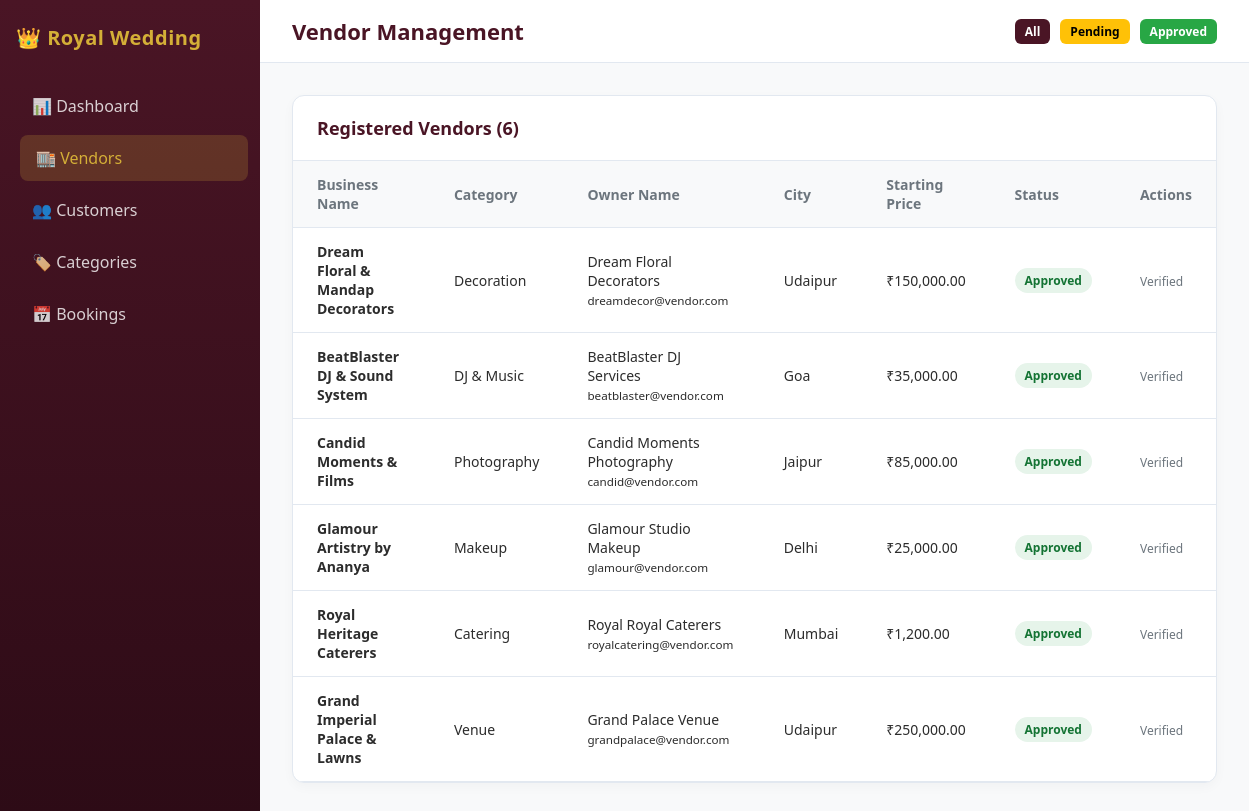
The app's page /admin/vendors.php with its own data.
### tables this page shows
CREATE TABLE IF NOT EXISTS `vendors` (
  `id` INT AUTO_INCREMENT PRIMARY KEY,
  `user_id` INT NOT NULL,
  `business_name` VARCHAR(150) NOT NULL,
  `category_id` INT NOT NULL,
  `city` VARCHAR(100) NOT NULL,
  `address` TEXT DEFAULT NULL,
  `starting_price` DECIMAL(10, 2) NOT NULL DEFAULT 0.00,
  `description` TEXT DEFAULT NULL,
  `rating` DECIMAL(3, 2) NOT NULL DEFAULT 0.00,
  `total_reviews` INT NOT NULL DEFAULT 0,
  `status` ENUM('pending', 'approved', 'rejected') NOT NULL DEFAULT 'pending',
  `created_at` TIMESTAMP DEFAULT CURRENT_TIMESTAMP,
  `updated_at` TIMESTAMP DEFAULT CURRENT_TIMESTAMP ON UPDATE CURRENT_TIMESTAMP,
  FOREIGN KEY (`user_id`) REFERENCES `users`(`id`) ON DELETE CASCADE,
  FOREIGN KEY (`category_id`) REFERENCES `categories`(`id`) ON DELETE CASCADE
);

CREATE TABLE IF NOT EXISTS `categories` (
  `id` INT AUTO_INCREMENT PRIMARY KEY,
  `name` VARCHAR(100) NOT NULL UNIQUE,
  `icon` VARCHAR(50) DEFAULT 'celebration',
  `image_url` VARCHAR(255) DEFAULT NULL,
  `description` TEXT DEFAULT NULL,
  `is_active` TINYINT(1) DEFAULT 1,
  `created_at` TIMESTAMP DEFAULT CURRENT_TIMESTAMP
);

CREATE TABLE IF NOT EXISTS `users` (
  `id` INT AUTO_INCREMENT PRIMARY KEY,
  `full_name` VARCHAR(100) NOT NULL,
  `email` VARCHAR(100) NOT NULL UNIQUE,
  `password_hash` VARCHAR(255) NOT NULL,
  `phone` VARCHAR(20) DEFAULT NULL,
  `role` ENUM('customer', 'vendor', 'admin') NOT NULL DEFAULT 'customer',
  `profile_image` VARCHAR(255) DEFAULT NULL,
  `status` ENUM('active', 'inactive', 'suspended') NOT NULL DEFAULT 'active',
  `created_at` TIMESTAMP DEFAULT CURRENT_TIMESTAMP,
  `updated_at` TIMESTAMP DEFAULT CURRENT_TIMESTAMP ON UPDATE CURRENT_TIMESTAMP
);

### admin/vendors.php (the view, shortened to what this page needs)
<?php
$db = (new Database())->getConnection();
$query = "SELECT v.*, c.name as category_name, u.full_name as owner_name, u.email, u.phone FROM vendors v JOIN categories c ON v.category_id = c.id JOIN users u ON v.user_id = u.id";
$query .= " ORDER BY v.id DESC";
$vendors = $db->query($query)->fetchAll();
?>
<!DOCTYPE html>
<html lang="en">
<head>
    <link rel="stylesheet" href="css/style.css">
</head>
<body>
    <div class="sidebar">
        <div class="brand">👑 Royal Wedding</div>
        <nav>
            <a href="index.php">📊 Dashboard</a>
            <a href="vendors.php" class="active">🏬 Vendors</a>
            <a href="customers.php">👥 Customers</a>
            <a href="categories.php">🏷️ Categories</a>
            <a href="bookings.php">📅 Bookings</a>
        </nav>
    </div>
    <div class="main-wrapper">
        <header>
            <h1>Vendor Management</h1>
            <div style="display: flex; gap: 10px;">
                <a href="vendors.php" class="btn btn-primary btn-sm">All</a>
                <a href="vendors.php?status=pending" class="btn btn-sm" style="background:#FFC107; color:black;">Pending</a>
                <a href="vendors.php?status=approved" class="btn btn-success btn-sm">Approved</a>
            </div>
        </header>
        <div class="content">
            <div class="card-table">
                <div class="table-header">
                    <h2>Registered Vendors (<?= count($vendors) ?>)</h2>
                </div>
                <table>
                    <thead>
                        <tr>
                            <th>Business Name</th>
                            <th>Category</th>
                            <th>Owner Name</th>
                            <th>City</th>
                            <th>Starting Price</th>
                            <th>Status</th>
                            <th>Actions</th>
                        </tr>
                    </thead>
                    <tbody>
                        <?php foreach ($vendors as $v): ?>
                        <tr>
                            <td><strong><?= htmlspecialchars($v['business_name']) ?></strong></td>
                            <td><?= htmlspecialchars($v['category_name']) ?></td>
                            <td><?= htmlspecialchars($v['owner_name']) ?><br><small><?= htmlspecialchars($v['email']) ?></small></td>
                            <td><?= htmlspecialchars($v['city']) ?></td>
                            <td>₹<?= number_format($v['starting_price'], 2) ?></td>
                            <td><span class="badge badge-<?= strtolower($v['status']) ?>"><?= ucfirst($v['status']) ?></span></td>
                            <td>
                                <?php if ($v['status'] === 'pending'): ?>
                                    <a href="vendors.php?action=approve&id=<?= $v['id'] ?>" class="btn btn-success btn-sm">Approve</a>
                                    <a href="vendors.php?action=reject&id=<?= $v['id'] ?>" class="btn btn-danger btn-sm">Reject</a>
                                <?php else: ?>
                                    <span style="color: var(--text-muted); font-size: 12px;">Verified</span>
                                <?php endif; ?>
                            </td>
                        </tr>
                        <?php endforeach; ?>
                    </tbody>
                </table>
            </div>
        </div>
    </div>
</body>
</html>

### admin/css/style.css (style rules this page uses)
:root { --primary: #4A1525; --primary-light: #7A283E; --accent: #D4AF37; --accent-light: #F4E8C1; --bg-dark: #1A1A24; --card-bg: #FFFFFF; --text-dark: #2C2C2C; --text-muted: #6C757D; --border-color: #E2E8F0; --success: #28A745; --warning: #FFC107; --danger: #DC3545; }
* { margin: 0; padding: 0; box-sizing: border-box; font-family: 'Segoe UI', system-ui, -apple-system, sans-serif; }
body { background-color: #F8F9FA; color: var(--text-dark); display: flex; min-height: 100vh; }
.sidebar { width: 260px; background: linear-gradient(180deg, var(--primary) 0%, #2D0B16 100%); color: #FFFFFF; padding: 24px 16px; flex-shrink: 0; }
.sidebar .brand { font-size: 20px; font-weight: 700; color: var(--accent); margin-bottom: 32px; display: flex; align-items: center; gap: 10px; letter-spacing: 0.5px; }
.sidebar nav { display: flex; flex-direction: column; gap: 6px; }
.sidebar nav a { color: rgba(255,255,255,0.8); text-decoration: none; padding: 12px 16px; border-radius: 8px; font-weight: 500; display: flex; align-items: center; gap: 12px; transition: all 0.2s ease; }
.sidebar nav a:hover, .sidebar nav a.active { background-color: rgba(212, 175, 55, 0.2); color: var(--accent); transform: translateX(4px); }
.main-wrapper { flex-grow: 1; display: flex; flex-direction: column; }
header { background-color: #FFFFFF; border-bottom: 1px solid var(--border-color); padding: 16px 32px; display: flex; justify-content: space-between; align-items: center; }
header h1 { font-size: 22px; color: var(--primary); }
.content { padding: 32px; flex-grow: 1; }
.card-table { background: #FFFFFF; border-radius: 12px; border: 1px solid var(--border-color); box-shadow: 0 4px 12px rgba(0,0,0,0.03); overflow: hidden; }
.table-header { padding: 20px 24px; border-bottom: 1px solid var(--border-color); display: flex; justify-content: space-between; align-items: center; }
.table-header h2 { font-size: 18px; color: var(--primary); }
table { width: 100%; border-collapse: collapse; text-align: left; }
th, td { padding: 14px 24px; border-bottom: 1px solid var(--border-color); font-size: 14px; }
th { background-color: #F8F9FA; font-weight: 600; color: var(--text-muted); }
.badge { padding: 4px 10px; border-radius: 20px; font-size: 12px; font-weight: 600; display: inline-block; }
.badge-approved, .badge-confirmed, .badge-active { background: #E6F4EA; color: #137333; }
.btn { padding: 8px 16px; border-radius: 6px; font-weight: 600; border: none; cursor: pointer; text-decoration: none; display: inline-flex; align-items: center; gap: 6px; font-size: 13px; }
.btn-primary { background-color: var(--primary); color: white; }
.btn-success { background-color: var(--success); color: white; }
.btn-sm { padding: 4px 10px; font-size: 12px; }

### records on screen
vendors: business_name "Dream Floral & Mandap Decorators", category.name "Decoration", user.full_name "Dream Floral Decorators", user.email "dreamdecor@vendor.com", city "Udaipur", starting_price "150,000.00", status "Approved", shows "Verified"
vendors: business_name "BeatBlaster DJ & Sound System", category.name "DJ & Music", user.full_name "BeatBlaster DJ Services", user.email "beatblaster@vendor.com", city "Goa", starting_price "35,000.00", status "Approved", shows "Verified"
vendors: business_name "Candid Moments & Films", category.name "Photography", user.full_name "Candid Moments Photography", user.email "candid@vendor.com", city "Jaipur", starting_price "85,000.00", status "Approved", shows "Verified"
vendors: business_name "Glamour Artistry by Ananya", category.name "Makeup", user.full_name "Glamour Studio Makeup", user.email "glamour@vendor.com", city "Delhi", starting_price "25,000.00", status "Approved", shows "Verified"
vendors: business_name "Royal Heritage Caterers", category.name "Catering", user.full_name "Royal Royal Caterers", user.email "royalcatering@vendor.com", city "Mumbai", starting_price "1,200.00", status "Approved", shows "Verified"
vendors: business_name "Grand Imperial Palace & Lawns", category.name "Venue", user.full_name "Grand Palace Venue", user.email "grandpalace@vendor.com", city "Udaipur", starting_price "250,000.00", status "Approved", shows "Verified"

### other values on screen
count($vendors) "6"
